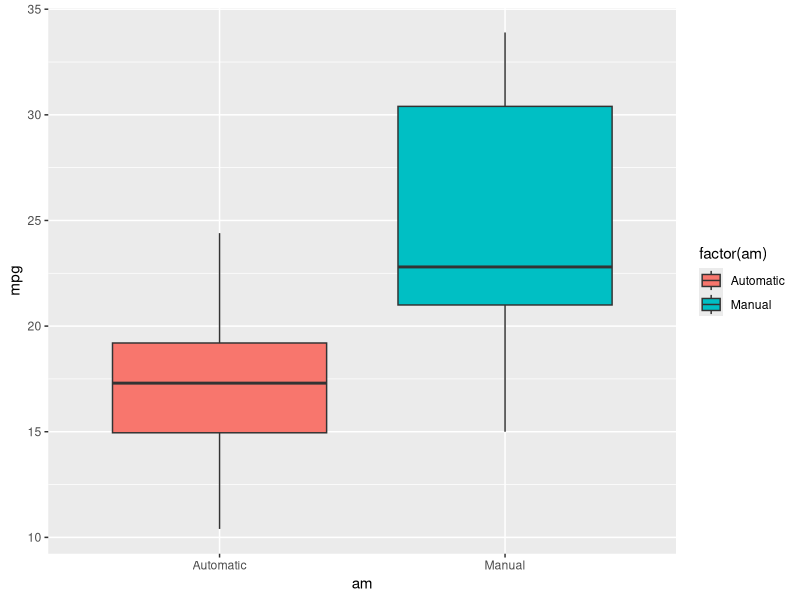
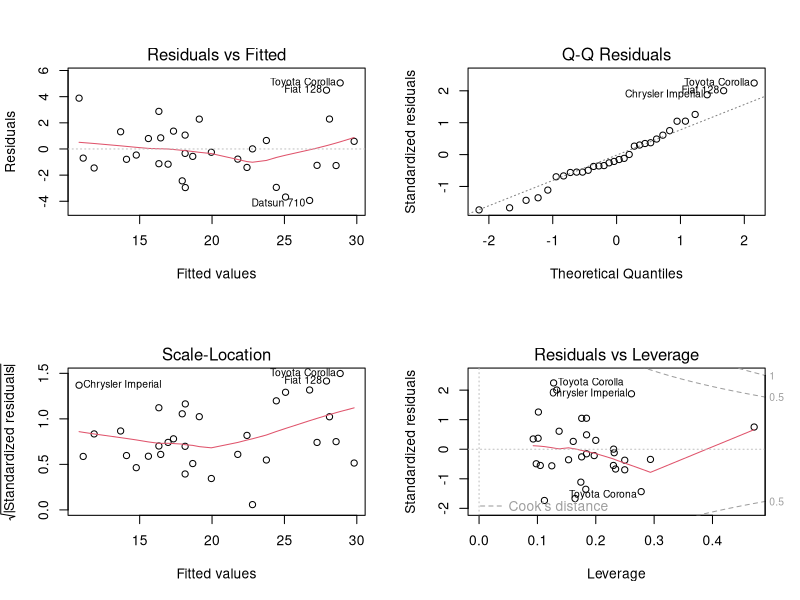

The R source for these figures, in order:
#' ---
#' title: "Regression Models Project 1"
#' author: "Dennis Oriaifo"
#' date: "June 25th, 2017"
#' ---


## Executive Summary
# Motor Trend a magazine about the automobile industry is interested in exploring the relationship between a set of variables and miles per gallon (MPG). They are particularly interested in the following two questions:
# 1) “Is an automatic or manual transmission better for MPG”
# 2) “Quantify the MPG difference between automatic and manual transmissions"
# 
# With the help of simple and multiple linear regressions, we conclude that there is in fact a statistically significant difference between the MPG for manual and automatic transmissions. 
# We can conclude the following:
# Cars with manual transmission get ~ 1.8 miles per gallon more than cars with automatic transmissions
# There is a negative relationship between horse power and MPG i.e for every 10 units of additional horsepower, there is a 0.03 reduction in MPG
# We also see a negative relationship between weight and MPG i.e for every 1000lb increase in weight, there is a 2.49 reduction in MPG
# Finally there is also a negative relationship between the number of cylinders and MPG
# R^2 = .86 i.e 86% of the variation in our data can be explained by this reduced model


rm(list=ls())
cat('\014')
library(knitr)
library(ggplot2)
data(mtcars)

mtcars$am = factor(mtcars$am,labels=c("Automatic","Manual"))
mtcars$carb = factor(mtcars$carb)
mtcars$cyl = factor(mtcars$cyl)
mtcars$gear = factor(mtcars$gear)
mtcars$vs = factor(mtcars$vs)

modelFull = lm(mpg ~ ., data = mtcars)
modelReduced = step(modelFull, direction = "both")
anova(modelReduced, modelFull)

summary(modelFull)
summary(modelReduced)

modelAM = lm(mpg ~ am, data = mtcars)
anova(modelAM, modelReduced)

modelReducedOutliers = hatvalues(modelReduced)
modelReducedOutliersSorted = sort(modelReducedOutliers)
head(sort(modelReducedOutliersSorted))
tail(sort(modelReducedOutliersSorted))

InfluenceMeasures = dfbetas(modelReduced)
InfluenceMeasuresSorted = sort(InfluenceMeasures[,6])
head(InfluenceMeasuresSorted,3)
tail(InfluenceMeasuresSorted,3)

# T test
t.test(mpg ~ am, data = mtcars)

# Visualizations MPG by Trans type
ggplot(mtcars, aes(y=mpg,x=am)) + geom_boxplot(aes(fill=factor(am))) 

#  Residuals
par(mfrow=c(2, 2))
plot(modelReduced)


## CONCLUSION

# Cars with manual transmission get ~ 1.8 miles per gallon more than cars with automatic transmissions
# There is a negative relationship between horse power and MPG i.e for every 10 units of additional horsepower, there is a 0.03 reduction in MPG
# We also see a negative relationship between weight and MPG i.e for every 1000lb increase in weight, there is a 2.49 reduction in MPG
# Finally there is also a negative relationship between the number of cylinders and MPG
# R^2 = .86 i.e 86% of the variation in our data can be explained by this reduced model

